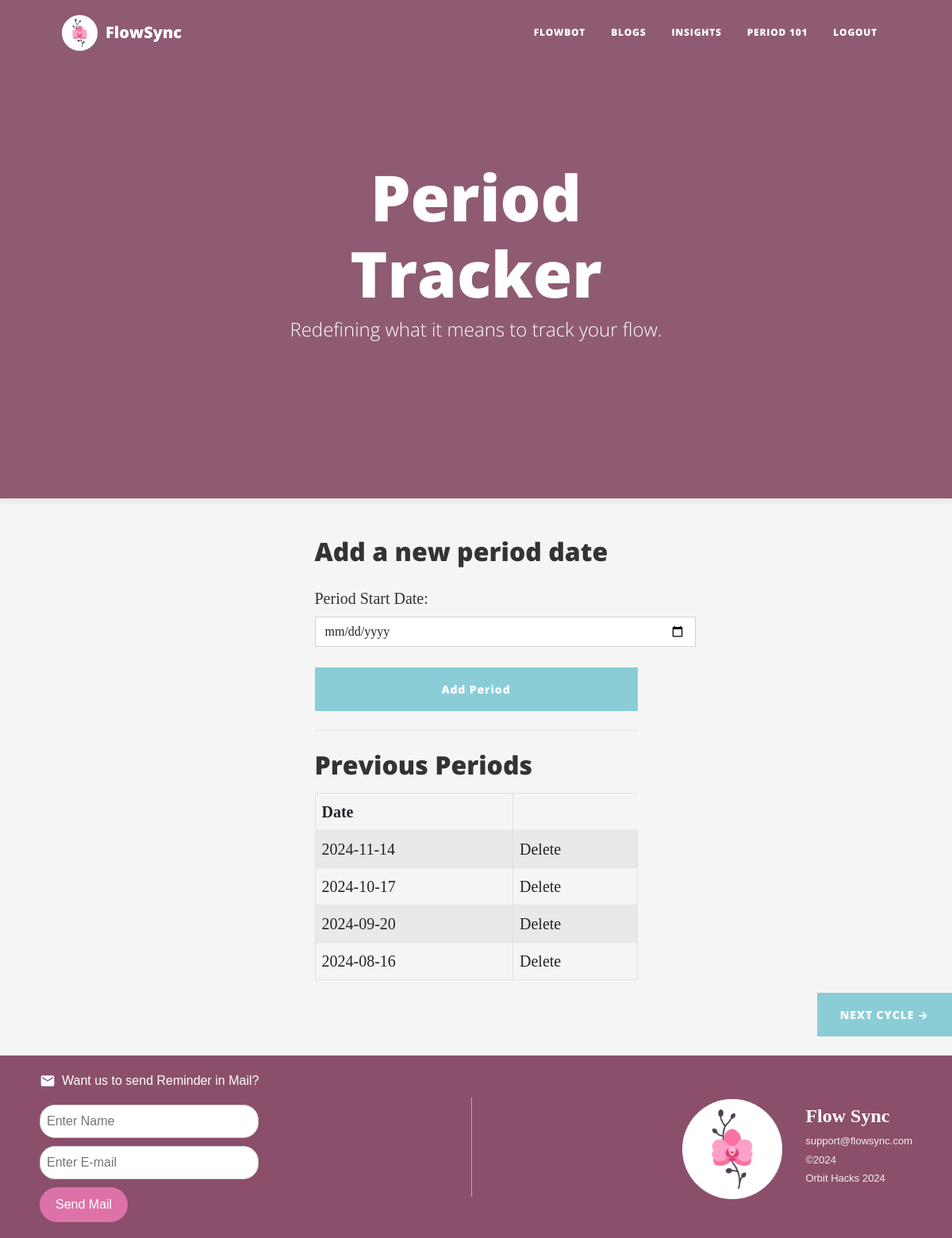
Before: /index (signed in) with the older database file.
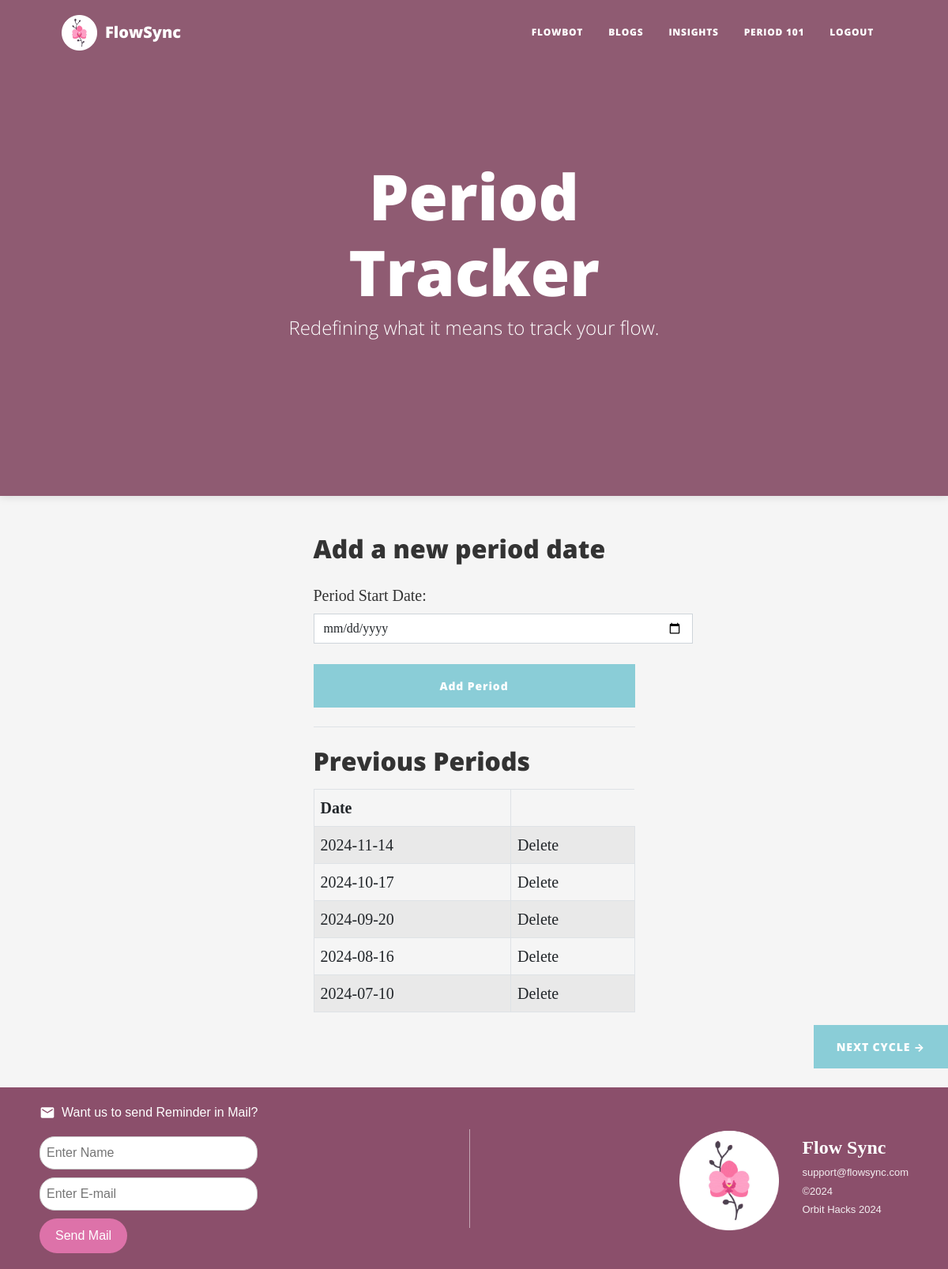
After: the same page with the newer database file.
### main.py (models this page shows, shortened)
class Period(db.Model):
    id = db.Column(db.Integer, primary_key=True)
    user_id=db.Column(db.Integer,nullable=False)
    period_date = db.Column(db.DateTime, nullable=False)

### main.py (the view)
@app.route('/index', methods=['GET', 'POST'])
@login_required
def index():
    periods = Period.query.order_by(Period.period_date.desc()).all()
    return render_template('index.html', periods=periods,id = current_user_id)

### main.py (called while the page is built)
@login_manager.user_loader
def load_user(user_id):
    return User.query.get(int(user_id))

### templates/index.html (shortened to what this page needs)
{% include "header.html" %}
<header class="masthead" style = "background-color:rgb(255, 147, 189)">
    <div class="container position-relative px-4 px-lg-5">
        <div class="row gx-4 gx-lg-5 justify-content-center">
            <div class="col-md-10 col-lg-8 col-xl-7">
                <div class="site-heading">
                    <h1>Period Tracker</h1>
                    <span class="subheading">Redefining what it means to track your flow.</span>
                </div>
            </div>
        </div>
    </div>
</header>
<body>
    <div class="container px-4 px-lg-5">
        <div class="row gx-4 gx-lg-5 justify-content-center">
            <div class="col-md-8 col-lg-6 col-xl-5">
                <h2 class="mb-4">Add a new period date</h2>
                <form action="/add" method="POST">
                    <div class="form-group mb-3">
                        <label for="period_date" class="form-label">Period Start Date:</label>
                        <input type="date" id="period_date" name="period_date" class="form-control" required style="width: 320%;">
                    </div>
                    <button type="submit" class="btn btn-primary w-100">Add Period</button>
                </form>
                <hr class="my-4">
                <h2 class="mb-3">Previous Periods</h2>
                {% if periods %}
                    <table class="table table-bordered table-striped">
                        <thead>
                            <tr>
                                <th>Date</th>
                            </tr>
                        </thead>
                        <tbody>
                            {% for period in periods %}
                                {% if period.user_id == id %}
                                    <tr>
                                        <td>{{ period.period_date.strftime('%Y-%m-%d') }}</td>
                                        <td>
                                            <a href="{{ url_for('delete', period_id=period.id) }}">Delete</a>
                                        </td>
                                    </tr>
                                {% endif %}
                            {% endfor %}
                        </tbody>
                    </table>
                {% else %}
                    <p>No periods recorded yet.</p>
                {% endif %}
            </div>
        </div>
    </div>
    <div class="d-flex justify-content-end mb-4">
        <a class="btn btn-primary text-uppercase" href="{{ url_for('next_cycle') }}">Next Cycle →</a>
    </div>
</body>
{% include "footer.html" %}

### templates/header.html (shortened to what this page needs)
<!DOCTYPE html>
<html lang="en">
    <head>
        <link href="{{ url_for('static', filename='css/styles.css') }}" rel="stylesheet" />
    </head>
    <body>
        <nav class="navbar navbar-expand-lg navbar-light" id="mainNav">
            <div class="container px-4 px-lg-5">
                <div class="header-title">
                    <img src="{{url_for('static',filename = 'assets/img/logo.png')}}" alt="Logo" width="45" height="45">
                </div>
                <a class="navbar-brand" href="{{ url_for('index') }}">FlowSync</a>
                <div class="collapse navbar-collapse" id="navbarResponsive">
                    <ul class="navbar-nav ms-auto py-4 py-lg-0">
                        <li class="nav-item"><a class="nav-link px-lg-3 py-3 py-lg-4" href="{{ url_for('chatbot') }}">FlowBot</a></li>
                        <li class="nav-item"><a class="nav-link px-lg-3 py-3 py-lg-4" href="{{ url_for('blog') }}">Blogs</a></li>
                        <li class="nav-item"><a class="nav-link px-lg-3 py-3 py-lg-4" href="{{ url_for('insights') }}">Insights</a></li>
                        <li class="nav-item"><a class="nav-link px-lg-3 py-3 py-lg-4" href="{{ url_for('beginners') }}">Period 101</a></li>
                        <li class="nav-item"><a class="nav-link px-lg-3 py-3 py-lg-4" href="{{ url_for('logout') }}">Logout</a></li>
                    </ul>
                </div>
            </div>
        </nav>

### templates/footer.html (shortened to what this page needs)
<!DOCTYPE html>
<html>
<head>
</head>
<body>
  <footer class="footer">
    <div class="footer-container">
      <div class="form-section">
        <div class="title-row">
          <svg class="mail-icon" viewBox="0 0 24 24">
            <path d="M20 4H4c-1.1 0-2 .9-2 2v12c0 1.1.9 2 2 2h16c1.1 0 2-.9 2-2V6c0-1.1-.9-2-2-2zm0 4l-8 5-8-5V6l8 5 8-5v2z"/>
          </svg>
          <span class="form-title">Want us to send Reminder in Mail?</span>
        </div>
        <form action="/receive_email" method="post">
          <input type="text" placeholder="Enter Name" class="input-field">
          <input type="email" name="email" placeholder="Enter E-mail" class="input-field" required>
          <button type="submit" class="submit-button">Send Mail</button>
        </form>
      </div>
      <div class="right-content">
        <div class="logo-section">
          <img src="static/assets/img/logo.png" alt="Pink Flower Logo">
        </div>
        <div class="contact-section">
          <h2 class="company-name">Flow Sync</h2>
          <p class="contact-info">support@flowsync.com</p>
          <p class="contact-info">©2024</p>
          <p class="contact-info">Orbit Hacks 2024</p>
        </div>
      </div>
    </div>
  </footer>
</body>
</html>

### templates/footer.html (style rules this page uses)
.footer { background-color: #8B4F6B; color: white; font-family: Arial, sans-serif; padding: 20px 30px; }
.footer-container { max-width: 1100px; margin: 0 auto; display: flex; align-items: center; justify-content: space-between; }
.form-section { display: flex; flex-direction: column; gap: 0.5rem; }
.title-row { display: flex; align-items: center; gap: 0.5rem; margin-bottom: 10px; }
.mail-icon { width: 20px; height: 20px; fill: currentColor; }
form { display: flex; flex-direction: column; align-items: flex-start; gap: 10px; }
.form-title { font-size: 1rem; }
.input-field { width: 100%; padding: 8px; font-size: 16px; border: 1px solid #ccc; border-radius: 19px; }
.submit-button { padding: 10px 20px; font-size: 16px; color: white; background-color: #dd72a9; border: none; border-radius: 4px; cursor: pointer; border-radius: 25px; }
.right-content { display: flex; align-items: center; gap: 2rem; }
.logo-section { width: 120px; height: 120px; background-color: white; border-radius: 50%; display: flex; align-items: right; justify-content: center; }
.logo-section img { width: 105%; height: 105%; object-fit: contain; }
.contact-section { text-align: left; font-size: 13px; }
.company-name { font-size: 1.5rem; font-family: 'Times New Roman', serif; margin: 0 0 0.5rem 0; }
.contact-info { margin: 0.25rem 0; color: rgba(255, 255, 255, 0.9); font-size: 13px; }

Changed rows visible on the page:
added Period: period_date "2024-07-10"
